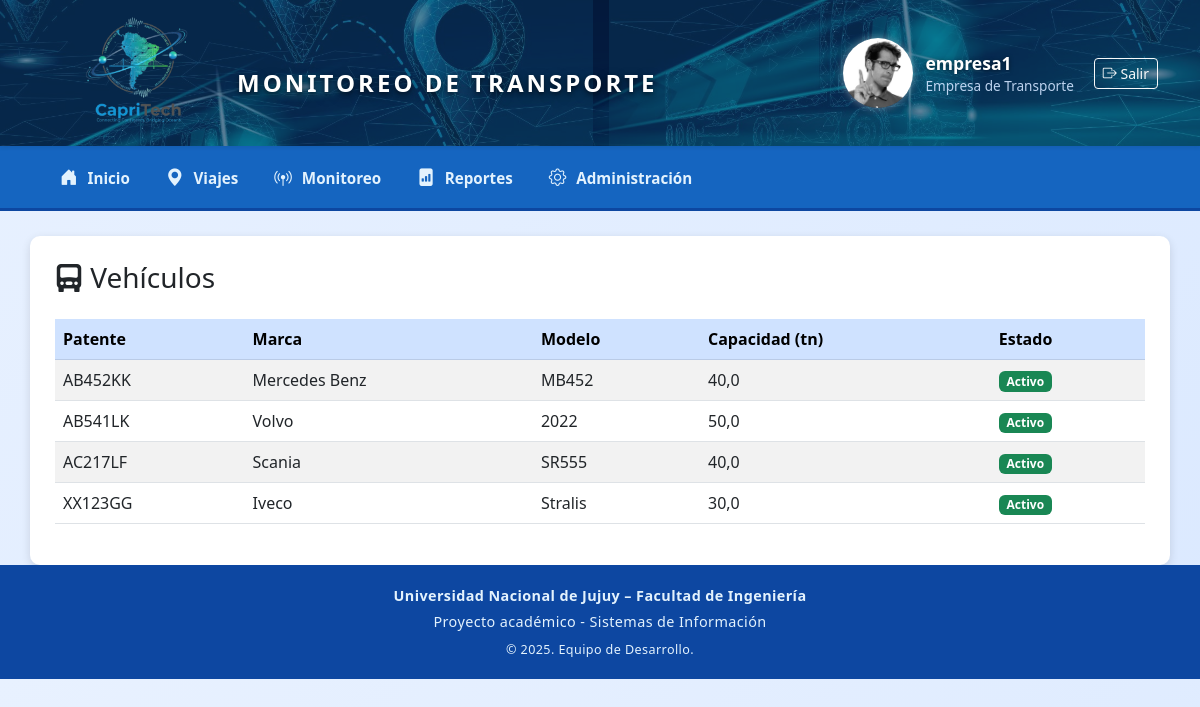
The page /vehiculos/ (signed in) on the database its author committed.
### transporte/models.py (models this page shows, shortened)
class Usuario(AbstractUser):
    ROLES = [
        ('ADMIN', 'Administrador'),
        ('EMPRESA', 'Empresa de Transporte'),
        ('CHOFER', 'Chofer'),
        ('FRONTERA', 'Agente de Frontera'),
    ]
    rol = models.CharField(max_length=20, choices=ROLES, default='EMPRESA')
    photo = models.ImageField(upload_to='profiles/', blank=True, null=True)

class Vehiculo(models.Model):
    patente = models.CharField(max_length=10, unique=True)
    marca = models.CharField(max_length=50)
    modelo = models.CharField(max_length=50)
    capacidad = models.FloatField(help_text="Capacidad máxima en toneladas")
    consumo_promedio = models.FloatField(default=0, help_text="Consumo estimado (litros/km)")
    costo_km = models.FloatField(default=0, help_text="Costo operativo por km en ARS")
    empresa = models.ForeignKey(Empresa, on_delete=models.CASCADE, related_name='vehiculos')
    estado = models.CharField(max_length=20, choices=[
        ('activo', 'Activo'),
        ('mantenimiento', 'En mantenimiento'),
        ('inactivo', 'Inactivo')
    ], default='activo')
    fecha_alta = models.DateField(auto_now_add=True)

### transporte/views.py (the view)
# urls.py: path('vehiculos/', views.vehiculo_list, name='vehiculo_list'),
@login_required
def vehiculo_list(request):
    vehiculos = Vehiculo.objects.all().order_by('patente')
    return render(request, 'vehiculos/vehiculo_list.html', {'vehiculos': vehiculos})

### transporte/templates/vehiculos/vehiculo_list.html
{% extends "transporte/base.html" %}
{% block content %}
<h3 class="mb-4"><i class="bi bi-truck-front-fill"></i> Vehículos</h3>
<table class="table table-hover table-striped align-middle">
    <thead class="table-primary">
        <tr>
            <th>Patente</th>
            <th>Marca</th>
            <th>Modelo</th>
            <th>Capacidad (tn)</th>
            <th>Estado</th>
        </tr>
    </thead>
    <tbody>
        {% for v in vehiculos %}
        <tr>
            <td>{{ v.patente }}</td>
            <td>{{ v.marca }}</td>
            <td>{{ v.modelo }}</td>
            <td>{{ v.capacidad }}</td>
            <td>
                {% if v.estado == "activo" %}
                    <span class="badge bg-success">Activo</span>
                {% elif v.estado == "mantenimiento" %}
                    <span class="badge bg-warning text-dark">Mantenimiento</span>
                {% else %}
                    <span class="badge bg-secondary">Inactivo</span>
                {% endif %}
            </td>
        </tr>
        {% endfor %}
    </tbody>
</table>
{% endblock %}

### transporte/templates/transporte/base.html (shortened to what this page needs)
{% load static %}
<!DOCTYPE html>
<html lang="es">
<head>
    <link href="https://cdn.jsdelivr.net/npm/bootstrap@5.3.0/dist/css/bootstrap.min.css" rel="stylesheet">
    <link rel="stylesheet" href="https://unpkg.com/leaflet@1.9.4/dist/leaflet.css">
    <link rel="stylesheet" href="https://cdn.jsdelivr.net/npm/bootstrap-icons@1.11.0/font/bootstrap-icons.css">
    <link rel="stylesheet" href="https://cdn.jsdelivr.net/npm/swiper@11/swiper-bundle.min.css" />
</head>
<body>
{% if user.is_authenticated %}
<nav class="navbar navbar-expand-lg navbar-main watermark-header shadow-sm">
    <div class="container d-flex justify-content-between align-items-center">
        <div class="d-flex align-items-center">
            <a href="{% url 'home' %}" class="d-flex align-items-center text-decoration-none text-white">
                <img src="{% static 'img/logo_capritech.png' %}"
                     alt="CapriTech Logo"
                     style="height: 130px; width: auto;">
                <span class="header-title">MONITOREO DE TRANSPORTE</span>
            </a>
        </div>
        <div class="d-flex align-items-center">
<div class="header-userbox">
    {% if user.photo %}
    <img src="{{ user.photo.url }}">
    {% else %}
    <img src="{% static 'img/default.jpg' %}">
    {% endif %}
    <div>
        <div class="header-username">{{ user.username }}</div>
        <div class="header-userrole">{{ user.get_rol_display }}</div>
    </div>
</div>
            <form id="logout-form" method="post" action="{% url 'logout' %}">
                <button type="submit" class="btn btn-outline-light btn-sm">
                    <i class="bi bi-box-arrow-right"></i> Salir
                </button>
            </form>
        </div>
    </div>
</nav>
<nav class="submenu">
    <div class="container">
        <ul class="nav">
            <li class="nav-item">
                <a class="nav-link {% if request.resolver_match.url_name == 'home' %}active{% endif %}"
                   href="{% url 'home' %}">
                    <i class="bi bi-house-door-fill"></i> Inicio
                </a>
            </li>
            <li class="nav-item">
                <a class="nav-link {% if request.resolver_match.url_name == 'viaje_list' %}active{% endif %}"
                   href="{% url 'viaje_list' %}">
                    <i class="bi bi-geo-alt-fill"></i> Viajes
                </a>
            </li>
            <li class="nav-item">
                <a class="nav-link {% if request.resolver_match.url_name == 'monitoreo_demo' %}active{% endif %}"
                   href="{% url 'monitoreo_demo' %}">
                    <i class="bi bi-broadcast-pin"></i> Monitoreo
                </a>
            </li>
            <li class="nav-item">
                <a class="nav-link {% if request.resolver_match.url_name == 'reporte_viajes_completados' %}active{% endif %}"
                   href="{% url 'reporte_viajes_completados' %}">
                    <i class="bi bi-file-bar-graph-fill"></i> Reportes
                </a>
            </li>
            <li class="nav-item">
                <a class="nav-link {% if request.resolver_match.url_name == 'admin:index' %}active{% endif %}"
                   href="/admin/">
                    <i class="bi bi-gear"></i> Administración
                </a>
            </li>
        </ul>
    </div>
</nav>
<div class="container main-container">
    {% block content %}{% endblock %}
</div>
{% else %}
{% block auth_content %}{% endblock %}
{% endif %}
<footer class="text-center">
    <p class="mb-1 fw-bold">Universidad Nacional de Jujuy – Facultad de Ingeniería</p>
    <p class="mb-0">Proyecto académico - Sistemas de Información</p>
    <small class="d-block mt-2">© 2025. Equipo de Desarrollo.</small>
</footer>
</body>
</html>

### rows shown on the page
Usuario: username "empresa1", rol "Empresa de Transporte"
Vehiculo: patente "AB452KK", marca "Mercedes Benz", modelo "MB452", capacidad "40,0", estado "Activo"
Vehiculo: patente "AB541LK", marca "Volvo", modelo "2022", capacidad "50,0", estado "Activo"
Vehiculo: patente "AC217LF", marca "Scania", modelo "SR555", capacidad "40,0", estado "Activo"
Vehiculo: patente "XX123GG", marca "Iveco", modelo "Stralis", capacidad "30,0", estado "Activo"
